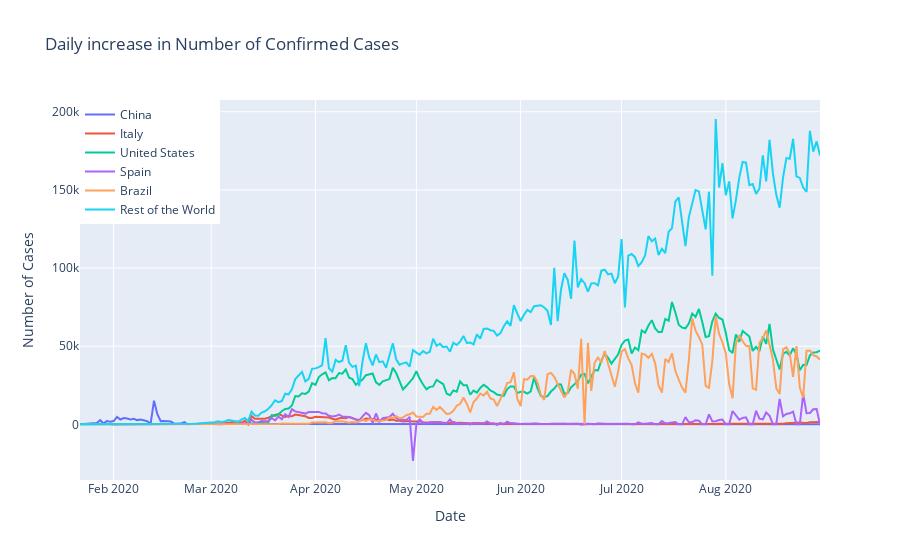

Notebook cell for this chart:
### Code cell
fig=go.Figure()
fig.add_trace(go.Scatter(x=datewise_china.index, y=(datewise_china["Confirmed"]).diff().fillna(0),
                    mode='lines',name="China"))
fig.add_trace(go.Scatter(x=datewise_Italy.index, y=(datewise_Italy["Confirmed"]).diff().fillna(0),
                    mode='lines',name="Italy"))
fig.add_trace(go.Scatter(x=datewise_US.index, y=(datewise_US["Confirmed"]).diff().fillna(0),
                    mode='lines',name="United States"))
fig.add_trace(go.Scatter(x=datewise_Spain.index, y=(datewise_Spain["Confirmed"]).diff().fillna(0),
                    mode='lines',name="Spain"))
fig.add_trace(go.Scatter(x=datewise_Brazil.index, y=(datewise_Brazil["Confirmed"]).diff().fillna(0),
                    mode='lines',name="Brazil"))
fig.add_trace(go.Scatter(x=datewise_restofworld.index, y=(datewise_restofworld["Confirmed"]).diff().fillna(0),
                    mode='lines',name="Rest of the World"))
fig.update_layout(title="Daily increase in Number of Confirmed Cases",
                  xaxis_title="Date",yaxis_title="Number of Cases",
                 legend=dict(x=0,y=1,traceorder="normal"))
fig.show()

### Figure 1 — Plotly figure (JSON) as saved in the notebook; plotly's stock layout.template omitted (floating-point values rounded to 4 significant figures; data arrays with more than 128 entries replaced by an {"elided": "..."} marker saying what was removed)
{"data": [{"mode": "lines", "name": "China", "type": "scatter", "x": {"elided": "221 str values"}, "y": {"elided": "221 int values"}}, {"mode": "lines", "name": "Italy", "type": "scatter", "x": {"elided": "212 str values"}, "y": {"elided": "212 int values"}}, {"mode": "lines", "name": "United States", "type": "scatter", "x": {"elided": "221 str values"}, "y": {"elided": "221 int values"}}, {"mode": "lines", "name": "Spain", "type": "scatter", "x": {"elided": "211 str values"}, "y": {"elided": "211 int values"}}, {"mode": "lines", "name": "Brazil", "type": "scatter", "x": {"elided": "187 str values"}, "y": {"elided": "187 int values"}}, {"mode": "lines", "name": "Rest of the World", "type": "scatter", "x": {"elided": "221 str values"}, "y": {"elided": "221 int values"}}], "layout": {"legend": {"traceorder": "normal", "x": 0, "y": 1}, "title": {"text": "Daily increase in Number of Confirmed Cases"}, "xaxis": {"title": {"text": "Date"}}, "yaxis": {"title": {"text": "Number of Cases"}}}}
